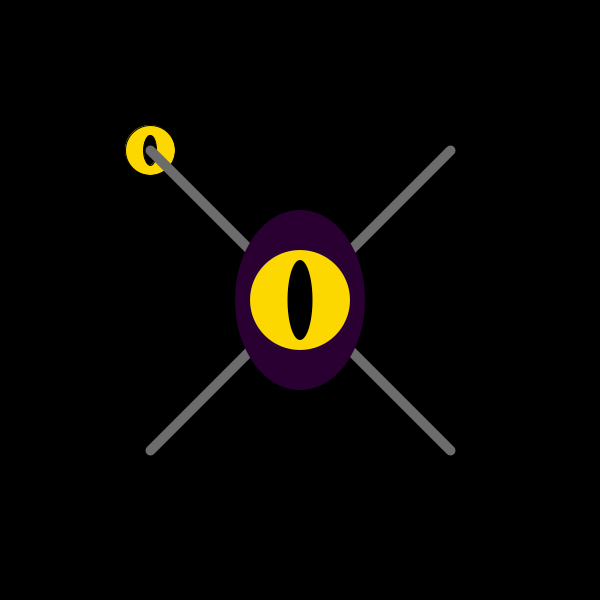
Frame 1 (no input)
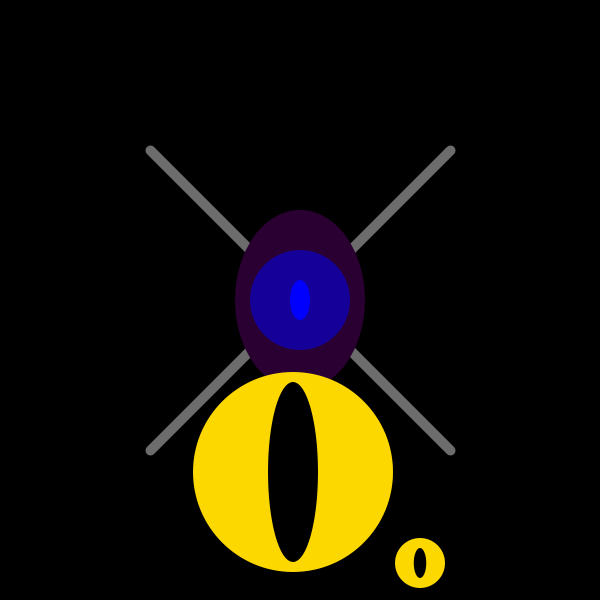
Frame 60 (the mouse pressed at the canvas centre just before this capture)
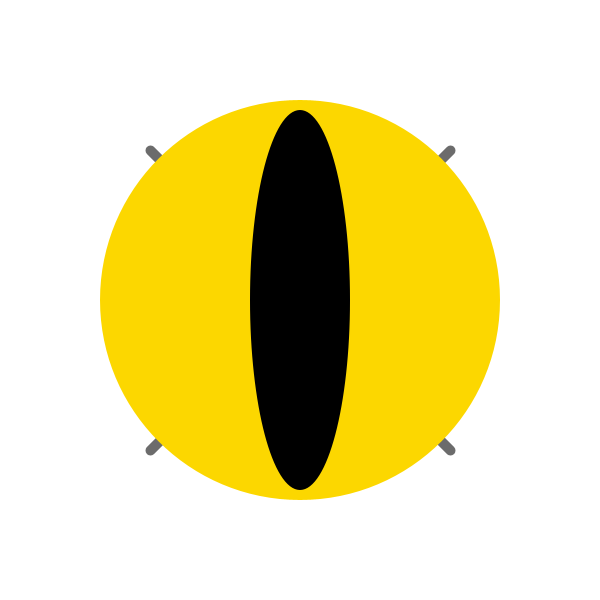
Frame 120 (the mouse held since frame 60 and released just before this capture)

The Processing sketch that drew these frames (run headless with seeded random() and noise(); from frame 60 on, the mouse is pressed at the canvas centre):

// Processing sketch: processing_97227
// ── processing_97227.pde

/*Alfons Echegaray
Informatica Grup 02 - 2n GEDI
Professora: Anna Mª del Corral
Practica 3
Variables:

En aquest exercici treballem les variables en funció del cursor (X,Y) utilitzant el void set, i el void draw, i definint la posició de les lineas respecte mouseX.
Les elipses canvien de tamany amb mouseX, i de color amb mouseY.
L'ull apareix segons el moviment de mouseX, pero apareix amb un moviment vertical.

1.Fem que el dibuix del ull i de l'anell i de l'ull reboti amb els límits de la finestra, no amb el seu centre, sinó amb els 
seus límits (a la dreta, esquerra, a dalt i a baix, com si el que dibuixes tingués entitat 
física, per dir-ho així).
2. Afegim a l’sketch la funció mousePressed() per tal que, quan cliquis sobre la 
finestra, canviï la posició del dibuix i la mida de tots o algun dels seus 
elements. Mira’t la referència de processing per veure com fer-ho. Atenció: 
No confonguis la funció mousePressed() (que va fora del Draw i el Setup) 
amb la variable mousePressed (que pot anar dins el Draw).
3.Utilitza les variables de posició horitzontal i vertical del dibuix per fer canviar 
paràmetres com el seu color o forma mitjançant condicionals. Per exemple: 
que una part del dibuix sigui cercle o quadrat segons aquest estigui a la 
dreta o esquerra de la finestra, o que un color canviï segons si està a la 
meitat de dalt o de baix.

En aquesta animació l'anell passa per derrara dels cercles de colors, i l'ull per devant.
si cliquem el mouse es reposicionen l'ull i l'anell i mentre es mante clicat el fons queda blanc.
el tamany de l'ull augmenta al premer mouse, pero no he aconseguit que recuperes el tamany despres de deixar de premer el mouse.






*/

//introducció deles entitats//
int posX, posY, velX, velY,posX1,posY1,velX1,velY1;
float szull,szanell;

void setup()
{
  size(600,600);
  rectMode(CENTER);
  colorMode(RGB, height, height, 250);
  noCursor(); 
 
 posX = width/2;
  posY = height/2;
 posX1 = width/4;
  posY1 = height/4;
  velX = 7;
  velY = 4;
  velX1 = 10;
  velY1 = 7;
  szull = 100;
  szanell= 50;

}

void draw()
{
  background(0);
  //canvi de fons//
   if (mousePressed == true) {
   background(#FFFFFF);
  } 
  

//anell//

fill(#FCD700);
ellipse(posX1,posY1,szanell,szanell);
fill(0);
ellipse(posX1,posY1,szanell/4,(szanell - 20));
   posX1 = posX1 +velX1;
  posY1 = posY1 + velY1;

  if ((posX1<(0+(szanell/2)))||(posX1>(width-(szanell/2)))){
    velX1 = -velX1;
  }
  
  if ((posY1<(0+(szanell/2)))||(posY1>(height-(szanell/2)))){
    velY1 = -velY1;
  }

  if (mousePressed == true) {
   posX1 = mouseY;
   posY1 = mouseX;
  } 


  //lineas creu//   
  stroke(255);
    strokeWeight(10);
  line(width/4,height/4,3*(width/4),3*(height/4));
  line(3*(width/4),height/4,width/4,3*(height/4));
  
  
  //cercles de colors//
noStroke();
fill(mouseY+100,mouseY,50);
ellipse(width/2,height/2,130+(0.5*mouseX),180+(0.5*mouseX));

fill(mouseY+50,mouseY,150);
ellipse(width/2,height/2,100+(0.5*mouseX),100+(0.5*mouseX));

fill(mouseY,mouseY,250);
ellipse(width/2,height/2,20+(0.3*mouseX),40+(0.8*mouseX));

  
//ull moviment//
fill(#FCD700);
ellipse(posX,posY,szull,szull);
fill(0);
ellipse(posX,posY,szull/4,(szull - 20));
   posX = posX + velX;
  posY = posY + velY;

  if ((posX<(0+(szull/2)))||(posX>(width-(szull/2)))){
    velX = -velX;
  }
  
  if ((posY<(0+(szull/2)))||(posY>(height-(szull/2)))){
    velY = -velY;
  }


   if (mousePressed == true) {
   posX = mouseX;
   posY = mouseY;
  } 

   if (mousePressed == true) {
   szull= 400;
   }
   if (mousePressed == false) {
   szull= 200;
 







}
}
